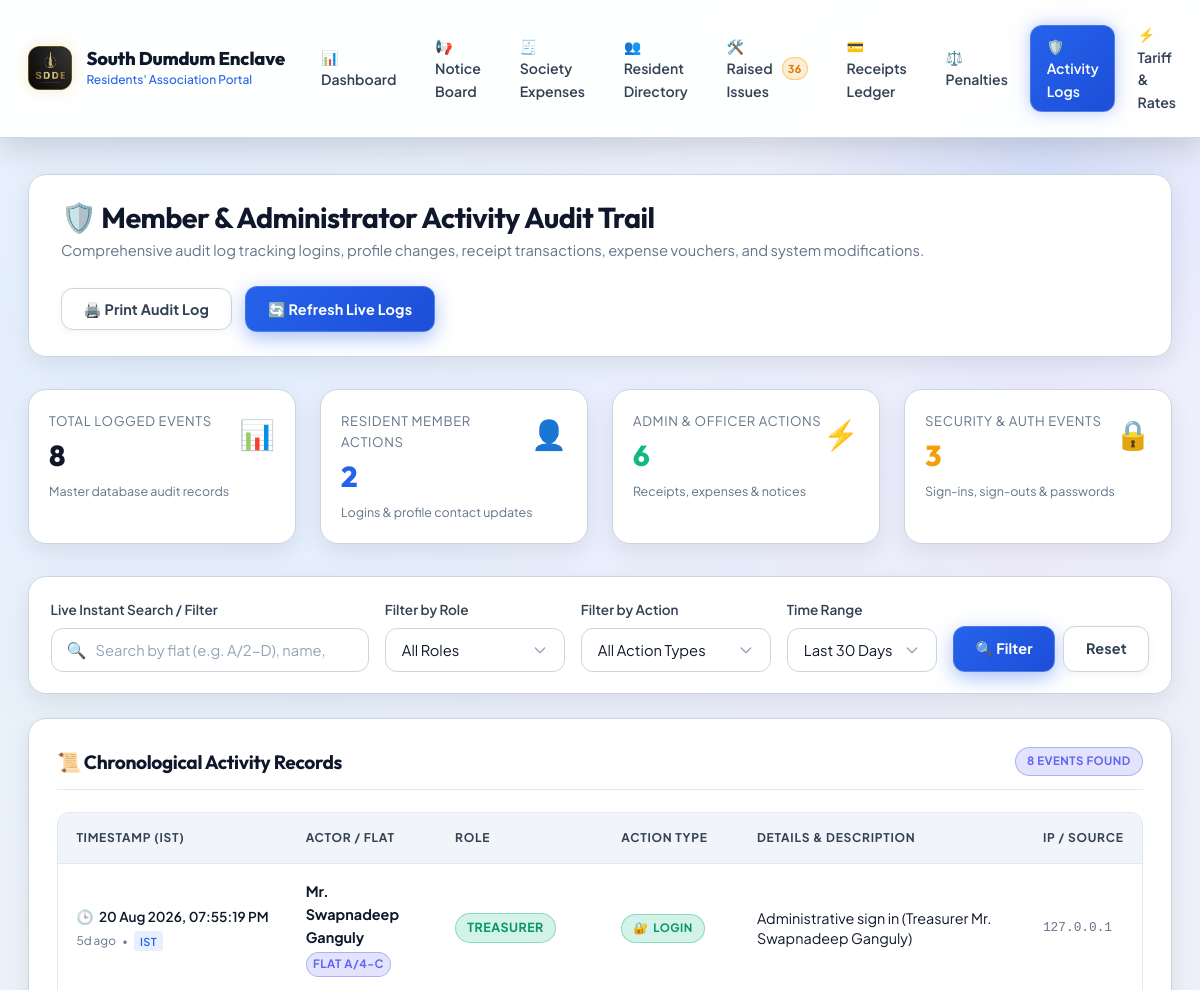
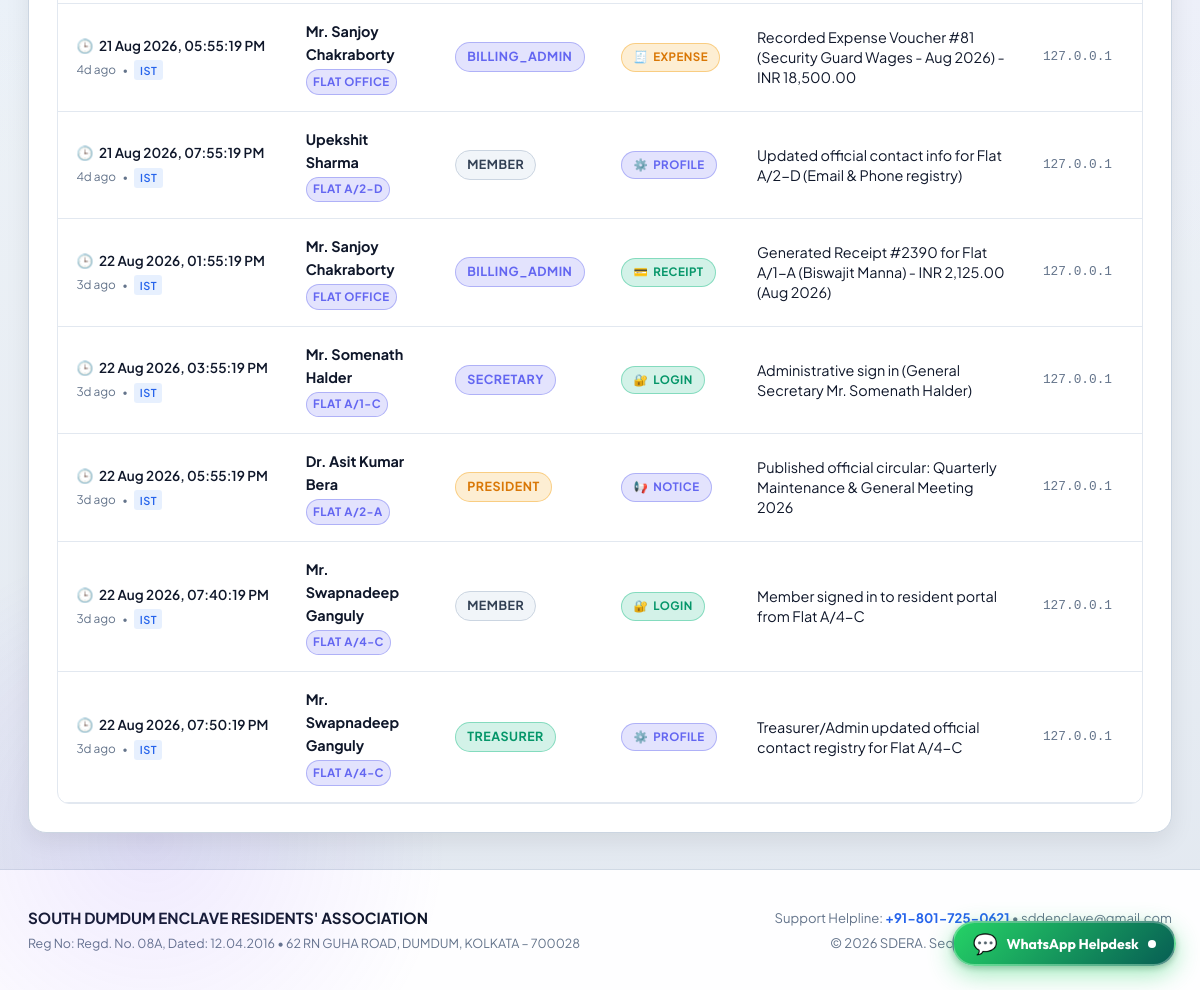
/admin/audit-logs (signed in), run on the app's committed database (2 pictures, top to bottom).
### tables this page shows
CREATE TABLE tbl_activity_logs (
        id INTEGER PRIMARY KEY AUTOINCREMENT,
        actor_username TEXT NOT NULL,
        actor_name TEXT,
        actor_role TEXT DEFAULT 'MEMBER',
        flat_no TEXT DEFAULT '-',
        action_type TEXT NOT NULL,
        description TEXT NOT NULL,
        ip_address TEXT DEFAULT '127.0.0.1',
        created_at TIMESTAMP DEFAULT CURRENT_TIMESTAMP
    );

### app.py (the view)
@app.route('/admin/audit-logs')
@roles_required('super_admin', 'billing_admin', 'president', 'secretary', 'treasurer', 'caretaker')
def admin_audit_logs():
    search_q = request.args.get('q', '').strip()
    role_filter = request.args.get('role', '').strip()
    action_filter = request.args.get('action', '').strip()
    days_filter = request.args.get('days', '30').strip()
    query = "SELECT * FROM tbl_activity_logs WHERE 1=1"
    params = []
    if search_q:
        query += " AND (actor_username LIKE %s OR actor_name LIKE %s OR flat_no LIKE %s OR description LIKE %s OR action_type LIKE %s)"
        params.extend([f"%{search_q}%", f"%{search_q}%", f"%{search_q}%", f"%{search_q}%", f"%{search_q}%"])
    if role_filter:
        query += " AND actor_role = %s"
        params.append(role_filter)
    if action_filter:
        query += " AND action_type = %s"
        params.append(action_filter)
    if days_filter and days_filter.isdigit():
        d_val = int(days_filter)
        if d_val > 0:
            query += " AND created_at >= %s"
            params.append((get_ist_now().replace(tzinfo=None) - timedelta(days=d_val)).strftime('%Y-%m-%d %H:%M:%S'))
    query += " ORDER BY id DESC LIMIT 500"
    try:
        logs = query_db(query, params) or []
    except Exception as err:
        app.logger.warning(f"Failed to query audit logs: {err}")
        logs = []
    try:
        stats_row = query_db("""
            SELECT
                COUNT(*) as total,
                COALESCE(SUM(CASE WHEN actor_role = 'MEMBER' THEN 1 ELSE 0 END), 0) as member,
                COALESCE(SUM(CASE WHEN actor_role != 'MEMBER' THEN 1 ELSE 0 END), 0) as admin,
                COALESCE(SUM(CASE WHEN action_type IN ('LOGIN', 'LOGOUT', 'PASSWORD_CHANGE') THEN 1 ELSE 0 END), 0) as security
            FROM tbl_activity_logs
        """, one=True)
        stats = {
            'total': int(stats_row['total'] or 0) if stats_row else 0,
            'member': int(stats_row['member'] or 0) if stats_row else 0,
            'admin': int(stats_row['admin'] or 0) if stats_row else 0,
            'security': int(stats_row['security'] or 0) if stats_row else 0
        }
    except Exception:
        stats = {'total': len(logs), 'member': 0, 'admin': len(logs), 'security': 0}
    try:
        distinct_roles = query_db("SELECT DISTINCT actor_role FROM tbl_activity_logs WHERE actor_role IS NOT NULL ORDER BY actor_role") or []
        distinct_actions = query_db("SELECT DISTINCT action_type FROM tbl_activity_logs WHERE action_type IS NOT NULL ORDER BY action_type") or []
    except Exception:
        distinct_roles = []
        distinct_actions = []
    return render_template(
        'admin_audit_logs.html',
        logs=logs,
        stats=stats,
        distinct_roles=distinct_roles,
        distinct_actions=distinct_actions,
        search_q=search_q,
        current_role=role_filter,
        current_action=action_filter,
        current_days=days_filter
    )

### templates/admin_audit_logs.html (shortened to what this page needs)
{% extends 'base.html' %}
{% block content %}
<div class="page-header">
    <div class="page-header-title">
        <h2>🛡️ Member & Administrator Activity Audit Trail</h2>
        <p>Comprehensive audit log tracking logins, profile changes, receipt transactions, expense vouchers, and system modifications.</p>
    </div>
    <div class="page-header-actions">
        <button type="button" class="btn btn-secondary" onclick="window.print()">
            🖨️ Print Audit Log
        </button>
        <a href="{{ url_for('admin_audit_logs') }}" class="btn btn-primary">
            🔄 Refresh Live Logs
        </a>
    </div>
</div>
<div class="grid-4" style="margin-bottom: 2rem;">
    <div class="card" style="padding: 1.25rem;">
        <div style="display: flex; justify-content: space-between; align-items: flex-start;">
            <div>
                <p class="text-muted" style="font-size: 0.82rem; margin: 0 0 0.35rem; text-transform: uppercase; letter-spacing: 0.05em;">Total Logged Events</p>
                <h3 style="font-size: 1.8rem; margin: 0; font-weight: 800; color: var(--text-main);">{{ stats.total }}</h3>
            </div>
            <span style="font-size: 1.8rem;">📊</span>
        </div>
        <div style="margin-top: 0.6rem; font-size: 0.78rem;" class="text-muted">Master database audit records</div>
    </div>
    <div class="card" style="padding: 1.25rem;">
        <div style="display: flex; justify-content: space-between; align-items: flex-start;">
            <div>
                <p class="text-muted" style="font-size: 0.82rem; margin: 0 0 0.35rem; text-transform: uppercase; letter-spacing: 0.05em;">Resident Member Actions</p>
                <h3 style="font-size: 1.8rem; margin: 0; font-weight: 800; color: #2563eb;">{{ stats.member }}</h3>
            </div>
            <span style="font-size: 1.8rem;">👤</span>
        </div>
        <div style="margin-top: 0.6rem; font-size: 0.78rem;" class="text-muted">Logins & profile contact updates</div>
    </div>
    <div class="card" style="padding: 1.25rem;">
        <div style="display: flex; justify-content: space-between; align-items: flex-start;">
            <div>
                <p class="text-muted" style="font-size: 0.82rem; margin: 0 0 0.35rem; text-transform: uppercase; letter-spacing: 0.05em;">Admin & Officer Actions</p>
                <h3 style="font-size: 1.8rem; margin: 0; font-weight: 800; color: #10b981;">{{ stats.admin }}</h3>
            </div>
            <span style="font-size: 1.8rem;">⚡</span>
        </div>
        <div style="margin-top: 0.6rem; font-size: 0.78rem;" class="text-muted">Receipts, expenses & notices</div>
    </div>
    <div class="card" style="padding: 1.25rem;">
        <div style="display: flex; justify-content: space-between; align-items: flex-start;">
            <div>
                <p class="text-muted" style="font-size: 0.82rem; margin: 0 0 0.35rem; text-transform: uppercase; letter-spacing: 0.05em;">Security & Auth Events</p>
                <h3 style="font-size: 1.8rem; margin: 0; font-weight: 800; color: #f59e0b;">{{ stats.security }}</h3>
            </div>
            <span style="font-size: 1.8rem;">🔒</span>
        </div>
        <div style="margin-top: 0.6rem; font-size: 0.78rem;" class="text-muted">Sign-ins, sign-outs & passwords</div>
    </div>
</div>
<div class="card filter-box" style="margin-bottom: 1.5rem; padding: 1.35rem;">
    <form method="GET" action="{{ url_for('admin_audit_logs') }}" style="display: flex; gap: 1rem; align-items: flex-end; flex-wrap: wrap;">
        <div style="flex: 1 1 240px; min-width: 0;">
            <label class="form-label" for="liveAuditSearch">Live Instant Search / Filter</label>
            <div class="live-search-box">
                <span class="search-icon">🔍</span>
                <input type="text" id="liveAuditSearch" name="q" value="{{ search_q or '' }}" class="form-control" placeholder="Search by flat (e.g. A/2-D), name, action, or keyword..." data-live-search="#auditLogsTable" data-search-counter="#auditCountBadge" data-clear-btn="clearAuditSearch">
            </div>
        </div>
        <div style="flex: 0 1 180px; min-width: 0;">
            <label class="form-label" for="roleFilter">Filter by Role</label>
            <select id="roleFilter" name="role" class="form-select">
                <option value="">All Roles</option>
            </select>
        </div>
        <div style="flex: 0 1 190px; min-width: 0;">
            <label class="form-label" for="actionFilter">Filter by Action</label>
            <select id="actionFilter" name="action" class="form-select">
                <option value="">All Action Types</option>
            </select>
        </div>
        <div style="flex: 0 1 150px; min-width: 0;">
            <label class="form-label" for="daysFilter">Time Range</label>
            <select id="daysFilter" name="days" class="form-select">
                <option value="30" {% if current_days == '30' or not current_days %}selected{% endif %}>Last 30 Days</option>
            </select>
        </div>
        <div style="display: flex; gap: 0.5rem; flex-wrap: wrap;">
            <button type="submit" class="btn btn-primary">🔍 Filter</button>
            <a href="{{ url_for('admin_audit_logs') }}" class="btn btn-secondary">Reset</a>
        </div>
    </form>
</div>
<div class="card">
    <div class="card-header">
        <h3 class="card-title">📜 Chronological Activity Records</h3>
        <div style="display: flex; align-items: center; gap: 0.75rem;">
            <span id="auditCountBadge" class="badge badge-info">{{ logs|length }} Events Found</span>
        </div>
    </div>
    <div class="table-container">
        <table class="custom-table" id="auditLogsTable">
            <thead>
                <tr>
                    <th style="width: 200px;">Timestamp (IST)</th>
                    <th>Actor / Flat</th>
                    <th>Role</th>
                    <th>Action Type</th>
                    <th>Details & Description</th>
                    <th>IP / Source</th>
                </tr>
            </thead>
            <tbody>
                {% for l in logs %}
                <tr>
                    <td class="text-secondary" style="font-size: 0.85rem; white-space: nowrap;">
                        <div title="{{ l.created_at }}">
                            <span style="display: flex; align-items: center; gap: 0.35rem; font-weight: 600; color: var(--text-main); font-size: 0.85rem;">
                                <span style="font-size: 0.85rem;">🕒</span> {{ l.created_at|format_audit_dt }}
                            </span>
                            <div style="display: flex; align-items: center; gap: 0.4rem; margin-top: 0.25rem;">
                                {% set rel_time = l.created_at|time_ago %}
                                {% if rel_time %}
                                <span class="text-muted" style="font-size: 0.74rem;">{{ rel_time }}</span>
                                <span style="font-size: 0.65rem; color: var(--text-muted);">&bull;</span>
                                {% endif %}
                                <span class="badge" style="font-size: 0.68rem; padding: 0.08rem 0.35rem; background: rgba(59, 130, 246, 0.12); color: #2563eb; font-weight: 600; border-radius: 3px;">IST</span>
                            </div>
                        </div>
                    </td>
                    <td>
                        <div>
                            <strong class="text-main" style="display: block;">{{ l.actor_name or l.actor_username }}</strong>
                            {% if l.flat_no and l.flat_no != '-' %}
                            <span class="badge badge-info" style="font-size: 0.72rem; padding: 0.15rem 0.4rem; margin-top: 0.2rem;">Flat {{ l.flat_no }}</span>
                            {% else %}
                            <span class="text-muted" style="font-size: 0.75rem;">{{ l.actor_username }}</span>
                            {% endif %}
                        </div>
                    </td>
                    <td>
                        {% set role_lower = (l.actor_role or 'member')|lower %}
                        <span class="badge badge-{{ role_lower }}" style="font-size: 0.78rem;">
                            {{ l.actor_role }}
                        </span>
                    </td>
                    <td>
                        {% if 'LOGIN' in l.action_type %}
                        <span class="badge badge-success" style="display: inline-flex; align-items: center; gap: 0.3rem;">
                            <span>🔐</span> Login
                        </span>
                        {% elif 'LOGOUT' in l.action_type %}
                        <span class="badge badge-secondary" style="display: inline-flex; align-items: center; gap: 0.3rem;">
                            <span>🚪</span> Logout
                        </span>
                        {% elif 'PASSWORD' in l.action_type %}
                        <span class="badge badge-warning" style="display: inline-flex; align-items: center; gap: 0.3rem;">
                            <span>🔑</span> Security
                        </span>
                        {% elif 'PROFILE' in l.action_type or 'CONTACT' in l.action_type %}
                        <span class="badge badge-info" style="display: inline-flex; align-items: center; gap: 0.3rem;">
                            <span>⚙️</span> Profile
                        </span>
                        {% elif 'RECEIPT' in l.action_type %}
                        <span class="badge badge-success" style="display: inline-flex; align-items: center; gap: 0.3rem;">
                            <span>💳</span> Receipt
                        </span>
                        {% elif 'EXPENSE' in l.action_type %}
                        <span class="badge badge-warning" style="display: inline-flex; align-items: center; gap: 0.3rem;">
                            <span>🧾</span> Expense
                        </span>
                        {% elif 'NOTICE' in l.action_type %}
                        <span class="badge badge-info" style="display: inline-flex; align-items: center; gap: 0.3rem;">
                            <span>📢</span> Notice
                        </span>
                        {% elif 'RATE' in l.action_type or 'TARIFF' in l.action_type %}
                        <span class="badge badge-primary" style="display: inline-flex; align-items: center; gap: 0.3rem;">
                            <span>⚡</span> Tariff
                        </span>
                        {% else %}
                        <span class="badge badge-secondary">{{ l.action_type }}</span>
                        {% endif %}
                    </td>
                    <td>
                        <span class="text-main" style="font-size: 0.9rem; line-height: 1.4; display: block;">
                            {{ l.description }}
                        </span>
                    </td>
                    <td class="text-muted" style="font-size: 0.8rem; font-family: monospace;">
                        {{ l.ip_address or '127.0.0.1' }}
                    </td>
                </tr>
                {% else %}
                <tr>
                    <td colspan="6" style="text-align: center; color: var(--text-muted); padding: 3rem;">
                        No activity records found matching the specified search criteria.
                    </td>
                </tr>
                {% endfor %}
            </tbody>
        </table>
    </div>
</div>
{% endblock %}

### data on the page
tbl_activity_logs: created_at "20 Aug 2026, 07:55:19 PM", rel_time "5d ago", actor_name "Mr. Swapnadeep Ganguly", flat_no "A/4-C", actor_role "TREASURER", action_type "LOGIN", description "Administrative sign in (Treasurer Mr. Swapnadeep Ganguly)", ip_address "127.0.0.1"
tbl_activity_logs: created_at "21 Aug 2026, 05:55:19 PM", rel_time "4d ago", actor_name "Mr. Sanjoy Chakraborty", flat_no "OFFICE", actor_role "BILLING_ADMIN", action_type "EXPENSE", description "Recorded Expense Voucher #81 (Security Guard Wages - Aug 2026) - INR 18,500.00", ip_address "127.0.0.1"
tbl_activity_logs: created_at "21 Aug 2026, 07:55:19 PM", rel_time "4d ago", actor_name "Upekshit Sharma", flat_no "A/2-D", actor_role "MEMBER", action_type "PROFILE", description "Updated official contact info for Flat A/2-D (Email & Phone registry)", ip_address "127.0.0.1"
tbl_activity_logs: created_at "22 Aug 2026, 01:55:19 PM", rel_time "3d ago", actor_name "Mr. Sanjoy Chakraborty", flat_no "OFFICE", actor_role "BILLING_ADMIN", action_type "RECEIPT", description "Generated Receipt #2390 for Flat A/1-A (Biswajit Manna) - INR 2,125.00 (Aug 2026)", ip_address "127.0.0.1"
tbl_activity_logs: created_at "22 Aug 2026, 03:55:19 PM", rel_time "3d ago", actor_name "Mr. Somenath Halder", flat_no "A/1-C", actor_role "SECRETARY", action_type "LOGIN", description "Administrative sign in (General Secretary Mr. Somenath Halder)", ip_address "127.0.0.1"
tbl_activity_logs: created_at "22 Aug 2026, 05:55:19 PM", rel_time "3d ago", actor_name "Dr. Asit Kumar Bera", flat_no "A/2-A", actor_role "PRESIDENT", action_type "NOTICE", description "Published official circular: Quarterly Maintenance & General Meeting 2026", ip_address "127.0.0.1"
tbl_activity_logs: created_at "22 Aug 2026, 07:40:19 PM", rel_time "3d ago", actor_name "Mr. Swapnadeep Ganguly", flat_no "A/4-C", actor_role "MEMBER", action_type "LOGIN", description "Member signed in to resident portal from Flat A/4-C", ip_address "127.0.0.1"
tbl_activity_logs: created_at "22 Aug 2026, 07:50:19 PM", rel_time "3d ago", actor_name "Mr. Swapnadeep Ganguly", flat_no "A/4-C", actor_role "TREASURER", action_type "PROFILE", description "Treasurer/Admin updated official contact registry for Flat A/4-C", ip_address "127.0.0.1"

### other printed values
{{ open_issues_count }} "36"
{{ stats.total }} "8"
{{ stats.member }} "2"
{{ stats.admin }} "6"
{{ stats.security }} "3"
{{ logs|length }} "8"
{{ config.ASSOCIATION_NAME }} "SOUTH DUMDUM ENCLAVE RESIDENTS' ASSOCIATION"
{{ config.ASSOCIATION_REG_NO }} "Regd. No. 08A, Dated: 12.04.2016"
{{ config.ASSOCIATION_ADDRESS }} "62 RN GUHA ROAD, DUMDUM, KOLKATA – 700028"
{{ config.ASSOCIATION_PHONE }} "+91-801-725-0621"
{{ config.ASSOCIATION_EMAIL }} "sddenclave@gmail.com"
{{ now.year }} "2026"
